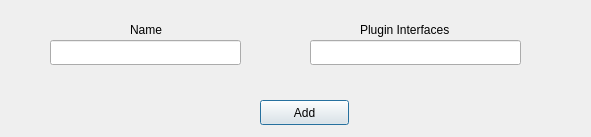
<?xml version="1.0" encoding="UTF-8"?>
<ui version="4.0">
 <class>Dialog_Add_Functionality</class>
 <widget class="QDialog" name="Dialog_Add_Functionality">
  <property name="geometry">
   <rect>
    <x>0</x>
    <y>0</y>
    <width>591</width>
    <height>137</height>
   </rect>
  </property>
  <property name="windowTitle">
   <string>Dialog</string>
  </property>
  <widget class="QLabel" name="label">
   <property name="geometry">
    <rect>
     <x>130</x>
     <y>20</y>
     <width>101</width>
     <height>20</height>
    </rect>
   </property>
   <property name="text">
    <string>Name</string>
   </property>
  </widget>
  <widget class="QLineEdit" name="add_name">
   <property name="geometry">
    <rect>
     <x>50</x>
     <y>40</y>
     <width>191</width>
     <height>25</height>
    </rect>
   </property>
  </widget>
  <widget class="QLineEdit" name="add_plugi_int">
   <property name="geometry">
    <rect>
     <x>310</x>
     <y>40</y>
     <width>211</width>
     <height>25</height>
    </rect>
   </property>
  </widget>
  <widget class="QLabel" name="label_2">
   <property name="geometry">
    <rect>
     <x>360</x>
     <y>20</y>
     <width>131</width>
     <height>20</height>
    </rect>
   </property>
   <property name="text">
    <string>Plugin Interfaces</string>
   </property>
  </widget>
  <widget class="QPushButton" name="pushButton">
   <property name="geometry">
    <rect>
     <x>260</x>
     <y>100</y>
     <width>89</width>
     <height>25</height>
    </rect>
   </property>
   <property name="text">
    <string>Add</string>
   </property>
  </widget>
 </widget>
 <resources/>
 <connections/>
</ui>
